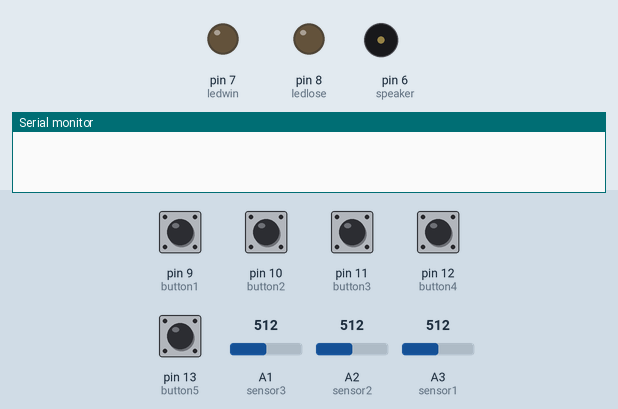
Simulated run of this sketch. Board: Arduino Uno, built with avr-gcc and run on an emulated ATmega328P. On the bench: output pins drawn as LEDs (lit = HIGH), buzzer (waves = sounding), the last lines printed to the serial monitor. The test bench sets the inputs (shaded band); at power-on: pin 9 (button1), pin 10 (button2), pin 11 (button3), pin 12 (button4), pin 13 (button5) LOW, A1 (sensor3) = 512, A2 (sensor2) = 512, A3 (sensor1) = 512. Random numbers use the default seed unless the sketch sets one.

Above: at 0.1 s.
2.2 s: A1 (sensor3) set to 986
5.2 s: A1 (sensor3) set to 1014
6.7 s: pin 9 (button1) pulled HIGH for 0.15 s
At 6.95 s:
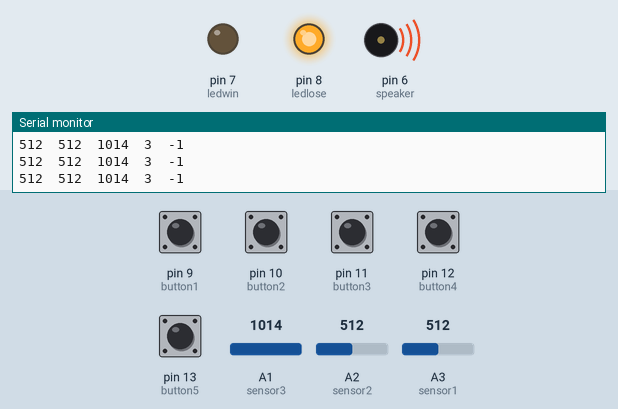
9.3 s: pin 11 (button3) pulled HIGH for 0.15 s
At 9.6 s:
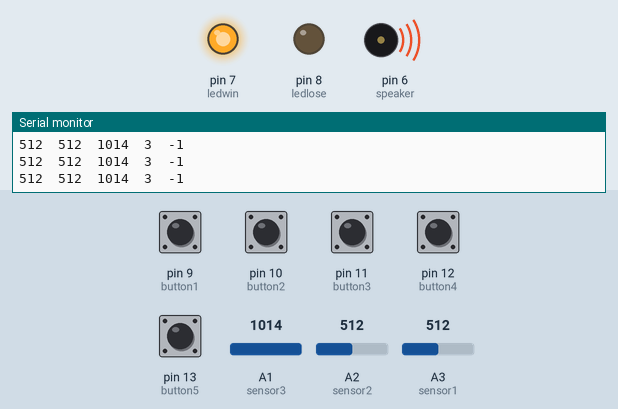
11.4 s: pin 10 (button2) pulled HIGH for 0.15 s
At 11.97 s:
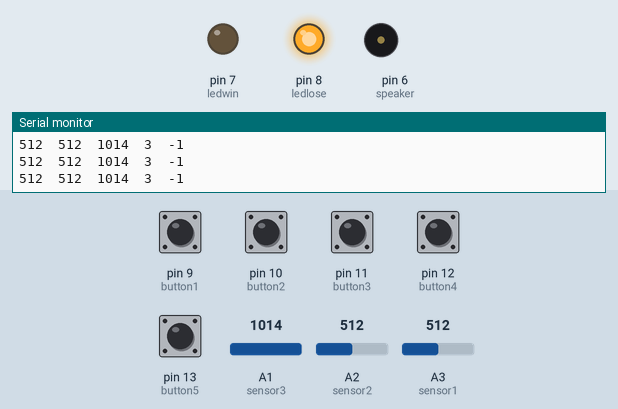
14.5 s: pin 12 (button4) pulled HIGH for 0.15 s
At 16.8 s:
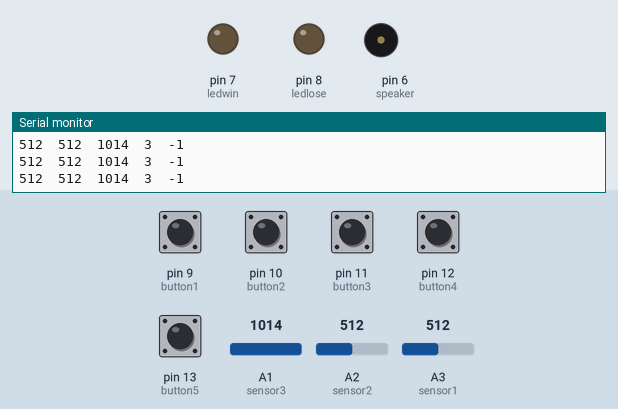
Timing chart, 0 to 18.3 s (numbered marks = the images above; inputs shaded):
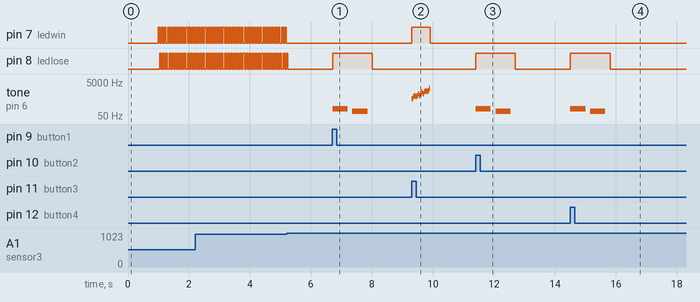

Measured:
- after the input at 6.7 s, pin 8 (ledlose): LOW → HIGH at once, → LOW 1.3 s later; tone on pin 6 (speaker): silent → 131 Hz at once, → silent 0.50 s later, → 93 Hz 0.15 s later, → silent 0.50 s later
- after the input at 9.3 s, pin 7 (ledwin): LOW → HIGH at once, → LOW 0.60 s later; tone on pin 6 (speaker): plays 523 Hz for 0.04 s, 659 Hz for 0.04 s, 784 Hz for 0.04 s, 659 Hz for 0.04 s, 784 Hz for 0.04 s, 1047 Hz for 0.04 s … (15 notes in this stretch), starting at once
- after the input at 11.4 s, pin 8 (ledlose): LOW → HIGH at once, → LOW 1.3 s later; tone on pin 6 (speaker): silent → 131 Hz at once, → silent 0.50 s later, → 93 Hz 0.15 s later, → silent 0.50 s later
- after the input at 14.5 s, pin 8 (ledlose): LOW → HIGH at once, → LOW 1.3 s later; tone on pin 6 (speaker): silent → 131 Hz at once, → silent 0.50 s later, → 93 Hz 0.15 s later, → silent 0.50 s later
- by itself, pin 7 (ledwin), pin 8 (ledlose): alternates HIGH for 0.05 s and LOW for 0.05 s

The sketch:

quizboard.ino
```cpp
#include "pitches.h"


int correctnotes[] = {NOTE_C5, NOTE_E5, NOTE_G5, NOTE_E5, NOTE_G5, NOTE_C6, NOTE_G5, NOTE_C6, NOTE_E6, NOTE_C6, NOTE_E6, NOTE_G6, NOTE_E6, NOTE_G6, NOTE_C7, };
int incorrectnotes[] = {NOTE_C3, NOTE_FS2};
int incorrectnoteslength[] = {2.2, 2};


int firsttime = 1;
int threshold = 1005;
int btn = -1;

//Digital pins
int ledlose = 8;
int ledwin = 7;

int button1 = 9;
int button2 = 10;
int button3 = 11;
int button4 = 12;
int button5 = 13;

int speaker = 6;

//Analog pins
int sensor1 = A3;
int sensor2 = A2;
int sensor3 = A1;


void setup() {
  playsound2();
  Serial.begin(9600);
  pinMode(ledlose, OUTPUT);
  pinMode(ledwin, OUTPUT);

  pinMode(sensor1, INPUT);
  pinMode(sensor2, INPUT);
  pinMode(sensor3, INPUT);

  pinMode(button1, INPUT);
  pinMode(button2, INPUT);
  pinMode(button3, INPUT);
  pinMode(button4, INPUT);
  pinMode(button5, INPUT);

  pinMode(speaker, OUTPUT);
}

void playsound0() { //lose sound

  for (int thisNote = 0; thisNote < 2; thisNote++) {
    // to calculate the note duration, take one second
    // divided by the note type.
    //e.g. quarter note = 1000 / 4, eighth note = 1000/8, etc.
    int noteDuration = 1000/incorrectnoteslength[thisNote];
    tone(speaker, incorrectnotes[thisNote],noteDuration);

    // to distinguish the notes, set a minimum time between them.
    // the note's duration + 30% seems to work well:
    int pauseBetweenNotes = noteDuration * 1.30;
    delay(pauseBetweenNotes);
    // stop the tone playing:
    noTone(speaker);
  }
}


void playsound1() { //win sound

  for (int thisNote = 0; thisNote < (sizeof(correctnotes)/sizeof(*correctnotes)); thisNote++) {
    tone(speaker, correctnotes[thisNote], 40);
    delay(40);
    noTone(speaker);
  }
}

void playsound2() { //startup sound
  int upper = 1000;
  int lower = 30;
  for (int i = lower; i <  upper; i+=2) {
    tone(speaker, i, 10);
    delay(1);
  }
  for (int i = upper; i > lower; i-=2) {
    tone(speaker, i, 10);
    delay(1);
  }
}


void playsound3() { //showoff sound
  int q = 0;
  int length = 75;
  int btn = 0;
  while (btn != 14) {
    int rlo = random(200,1000);
    int rhi = random(1250,2000);

    tone(speaker, rlo, length);
    delay(length * 1.00);
    tone(speaker, rhi, length);
    delay(length * 1.00);

    btn = readbuttons();
  }
}


void pulseleds() {
  digitalWrite(ledwin, HIGH);
  digitalWrite(ledlose, LOW);
  delay(50);
  digitalWrite(ledlose, HIGH);
  digitalWrite(ledwin, LOW);
  delay(50);
}


int readbuttons() {
  int btn1 = digitalRead(button1);
  int btn2 = digitalRead(button2);
  int btn3 = digitalRead(button3);
  int btn4 = digitalRead(button4);
  int btn5 = digitalRead(button5);
  int btn = 0;
  if (btn1 == 1) {btn = btn + 1;}
  if (btn2 == 1) {btn = btn + 2;}
  if (btn3 == 1) {btn = btn + 4;}
  if (btn4 == 1) {btn = btn + 8;}
  if (btn5 == 1) {btn = btn + 16;}

  return btn;
}

int readsensors() {
  int svalue1 = analogRead(sensor1);
  int svalue2 = analogRead(sensor2);
  int svalue3 = analogRead(sensor3);

  int answer = 0;
  if (svalue1 < threshold) {answer += 1;}
  if (svalue2 < threshold) {answer += 2;}
  if (svalue3 < threshold) {answer += 4;}

  return answer;
}


void keyboard() { //turns device into a keyboard if outside four buttons are pressed
  delay(200);
  int length = 10;
  int btn = 0;
  int sensor = 0;
  int octave = 1;

  while (btn != 14) {
    btn = readbuttons();
    sensor = readsensors();
    octave = 1;
    if (sensor == 4 || sensor == 5) {octave = 1;}
    if (sensor == 7) {octave = 2;}
    if (sensor == 3) {octave = 4;}

    switch (btn) {
      case 0:
        noTone(speaker);
        digitalWrite(ledwin, LOW);
        digitalWrite(ledlose, LOW);
        break;
      case 1:
        tone(speaker, 146 * octave);
        digitalWrite(ledwin, HIGH);
        digitalWrite(ledlose, HIGH);
        break;
      case 2:
        tone(speaker, 174 * octave);
        digitalWrite(ledwin, HIGH);
        digitalWrite(ledlose, HIGH);
        break;
      case 4:
        tone(speaker, 196 * octave);
        digitalWrite(ledwin, HIGH);
        digitalWrite(ledlose, HIGH);
        break;
      case 8:
        tone(speaker, 220 * octave);
        digitalWrite(ledwin, HIGH);
        digitalWrite(ledlose, HIGH);
        break;
      case 16:
        tone(speaker, 262 * octave);
        digitalWrite(ledwin, HIGH);
        digitalWrite(ledlose, HIGH);
        break;
    }
  }
}


void pitchbend() { //bends pitch based on user input
  delay(200);

  int startfreq = 440;
  int inc = 0;
  int upper = 2000;
  int lower = 100;
  int btn = 0;

  while (btn != 14) {
    btn = readbuttons();

    if (btn == 0) {
      noTone(speaker);
    } else {
      if (btn == 5) {inc += -1; delay(2);}
      if (btn == 6) {inc += -1; delay(10);}
      if (btn == 12) {inc += 1; delay(10);}
      if (btn == 20) {inc += 1; delay(2);}
      if (startfreq + inc > upper) {inc = upper - startfreq;}
      if (startfreq + inc < lower) {inc = -1 * (startfreq - lower);}

      if (btn == 5 || btn == 6 || btn == 4 || btn == 12 || btn == 20) {tone(speaker, startfreq + inc);}
      if (btn == 17) {inc = 0; delay(200);}
    }
  }
}


void loop() {
  noTone(speaker);
  if (firsttime == 1) {
    firsttime = 0;
    digitalWrite(ledwin, LOW);
    digitalWrite(ledlose, LOW);
  }

  int btn1 = digitalRead(button1);
  int btn2 = digitalRead(button2);
  int btn3 = digitalRead(button3);
  int btn4 = digitalRead(button4);
  int btn5 = digitalRead(button5);
  if (btn1 == HIGH) {btn = 1;} else
  if (btn2 == HIGH) {btn = 2;} else
  if (btn3 == HIGH) {btn = 3;} else
  if (btn4 == HIGH) {btn = 4;} else
  if (btn5 == HIGH) {btn = 5;} else
  {btn = -1;}

  if (btn1 == HIGH && btn2 == HIGH && btn3 == HIGH && btn4 == HIGH && btn5 == HIGH) {playsound3();}
  if (btn1 == HIGH && btn2 == HIGH && btn3 == LOW && btn4 == HIGH && btn5 == HIGH) {keyboard();}
  if (btn1 == HIGH && btn2 == LOW && btn3 == LOW && btn4 == LOW && btn5 == HIGH) {pitchbend();}

  int svalue1 = analogRead(sensor1);
  int svalue2 = analogRead(sensor2);
  int svalue3 = analogRead(sensor3);

  int answer = 0;
  if (svalue1 < threshold) {answer += 1;}
  if (svalue2 < threshold) {answer += 2;}
  if (svalue3 < threshold) {answer += 4;}
  if (answer == 7) {pulseleds();}

  digitalWrite(ledwin, LOW);
  digitalWrite(ledlose, LOW);
  if (btn == answer) {
    digitalWrite(ledwin, HIGH);
    playsound1();
  }

  if (btn != answer && btn != -1 && answer != 7) {
    digitalWrite(ledlose, HIGH);
    playsound0();
  }
  if (btn == -1) {digitalWrite(ledwin, LOW); digitalWrite(ledlose, LOW);}


  Serial.print(svalue1);
  Serial.print("\t");
  Serial.print(svalue2);
  Serial.print("\t");
  Serial.print(svalue3);
  Serial.print("\t");
  Serial.print(answer);
  Serial.print("\t");
  Serial.print(btn);
  Serial.print("\t");
  Serial.println("");
}
```

pitches.h
```cpp
#define NOTE_B0  31
#define NOTE_C1  33
#define NOTE_CS1 35
#define NOTE_D1  37
#define NOTE_DS1 39
#define NOTE_E1  41
#define NOTE_F1  44
#define NOTE_FS1 46
#define NOTE_G1  49
#define NOTE_GS1 52
#define NOTE_A1  55
#define NOTE_AS1 58
#define NOTE_B1  62
#define NOTE_C2  65
#define NOTE_CS2 69
#define NOTE_D2  73
#define NOTE_DS2 78
#define NOTE_E2  82
#define NOTE_F2  87
#define NOTE_FS2 93
#define NOTE_G2  98
#define NOTE_GS2 104
#define NOTE_A2  110
#define NOTE_AS2 117
#define NOTE_B2  123
#define NOTE_C3  131
#define NOTE_CS3 139
#define NOTE_D3  147
#define NOTE_DS3 156
#define NOTE_E3  165
#define NOTE_F3  175
#define NOTE_FS3 185
#define NOTE_G3  196
#define NOTE_GS3 208
#define NOTE_A3  220
#define NOTE_AS3 233
#define NOTE_B3  247
#define NOTE_C4  262
#define NOTE_CS4 277
#define NOTE_D4  294
#define NOTE_DS4 311
#define NOTE_E4  330
#define NOTE_F4  349
#define NOTE_FS4 370
#define NOTE_G4  392
#define NOTE_GS4 415
#define NOTE_A4  440
#define NOTE_AS4 466
#define NOTE_B4  494
#define NOTE_C5  523
#define NOTE_CS5 554
#define NOTE_D5  587
#define NOTE_DS5 622
#define NOTE_E5  659
#define NOTE_F5  698
#define NOTE_FS5 740
#define NOTE_G5  784
#define NOTE_GS5 831
#define NOTE_A5  880
#define NOTE_AS5 932
#define NOTE_B5  988
#define NOTE_C6  1047
#define NOTE_CS6 1109
#define NOTE_D6  1175
#define NOTE_DS6 1245
#define NOTE_E6  1319
#define NOTE_F6  1397
#define NOTE_FS6 1480
#define NOTE_G6  1568
#define NOTE_GS6 1661
#define NOTE_A6  1760
#define NOTE_AS6 1865
#define NOTE_B6  1976
#define NOTE_C7  2093
#define NOTE_CS7 2217
#define NOTE_D7  2349
#define NOTE_DS7 2489
#define NOTE_E7  2637
#define NOTE_F7  2794
#define NOTE_FS7 2960
#define NOTE_G7  3136
#define NOTE_GS7 3322
#define NOTE_A7  3520
#define NOTE_AS7 3729
#define NOTE_B7  3951
#define NOTE_C8  4186
#define NOTE_CS8 4435
#define NOTE_D8  4699
#define NOTE_DS8 4978
#define NOTE_FS8 5920
```
